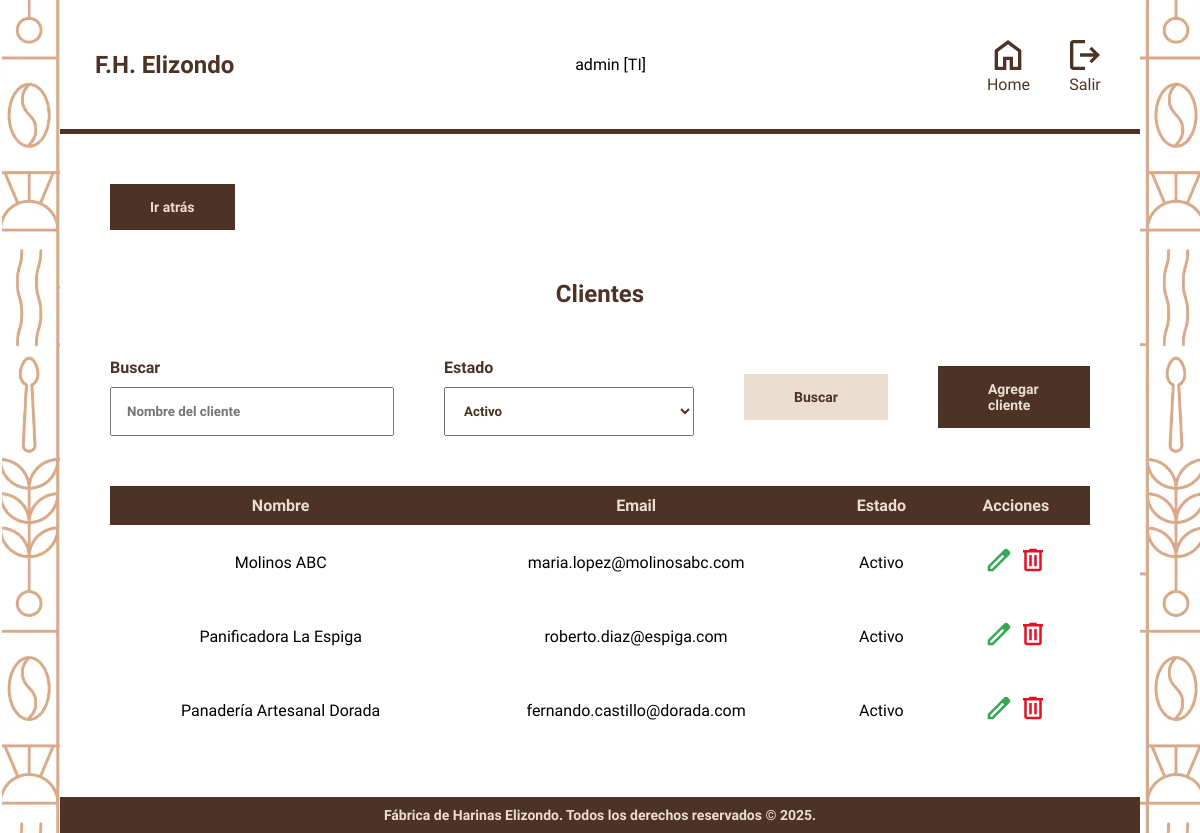
The page /modulos/clientes.php (signed in) on the database its author committed.
### tables this page shows
CREATE TABLE Clientes (
    id_cliente INT PRIMARY KEY AUTO_INCREMENT,
    req_certificado BOOLEAN DEFAULT TRUE,
    nombre VARCHAR(100) NOT NULL,
    rfc VARCHAR(13) UNIQUE NOT NULL,
    nombre_contacto VARCHAR(100),
    puesto_contacto VARCHAR(100),
    correo_contacto VARCHAR(100) UNIQUE NOT NULL,
    telefono_contacto VARCHAR(20) NOT NULL,
    direccion_fiscal TEXT,
    estado ENUM('Activo', 'Inactivo', 'Baja') NOT NULL DEFAULT 'Activo',
    tipo_equipo ENUM('Alveógrafo', 'Farinógrafo') NOT NULL,
    parametros ENUM('Internacionales', 'Personalizados'),
    causa_baja VARCHAR(255)
);

### modulos/clientes.php (the view, shortened to what this page needs)
<?php
include '../config/conn.php';
$estado = $_GET['estado'] ?? 'activo';
$sql = "SELECT id_cliente, nombre, correo_contacto, estado FROM Clientes WHERE estado = '$estado'";
$stmt = $pdo->prepare($sql);
$stmt->execute();
$clientes = $stmt->fetchAll(PDO::FETCH_ASSOC);
?>
<!DOCTYPE html>
<html lang="en">
<head>
    <link rel="stylesheet" href="../styles.css">
    <link rel="stylesheet" href="../css/menu.css">
</head>
<body>
    <main class="contenedor hoja">
        <?php include '../includes/header.php' ?>
        <div class="contenedor__modulo">
            <a href="../menu.php" class="atras">Ir atrás</a>
            <h2 class="heading">Clientes</h2>
            <div class="controles">
                <div class="buscador">
                    <h4 class="buscador__label">Buscar</h4>
                    <input type="text" class="buscador__input" id="searchBar" placeholder="Nombre del cliente">
                </div>
                <div class="ordenar">
                    <h4 class="ordenar__label">Estado</h4>
                    <select name="estado" id="ordenarPor" class="ordenar__select">
                        <option value="activo" <?php if ($estado == 'activo') echo 'selected'; ?>>Activo</option>
                    </select>
                </div>
                <h2 class="botones__buscar">Buscar</h2>
                <a href="clientesform.php" class="botones__crear">Agregar cliente</a>
            </div>
            <table class="tabla">
                <thead>
                    <tr class="tabla__encabezado">
                        <th>Nombre</th>
                        <th>Email</th>
                        <th>Estado</th>
                        <th>Acciones</th>
                    </tr>
                </thead>
                <tbody>
                    <?php foreach ($clientes as $cliente): ?>
                        <tr class="tabla__fila">
                            <td> <?php echo $cliente['nombre']; ?></td>
                            <td><?php echo $cliente['correo_contacto']; ?></td>
                            <td><?php echo $cliente['estado']; ?></td>
                            <td class="tabla__botones">
                                <a href="clientes_editar.php?id=<?php echo $cliente['id_cliente']; ?>">
                                    <img src="../img/edit.svg" alt="Editar" class="tabla__boton">
                                </a>
                                <a href="clientes/baja_cliente.php?id=<?php echo $cliente['id_cliente']; ?>"
                                    class="eliminar-cliente">
                                    <img src="../img/delete.svg" alt="Eliminar" class="tabla__boton">
                                </a>
                            </td>
                        </tr>
                    <?php endforeach; ?>
                </tbody>
            </table>
        </div>
        <?php include '../includes/footer.php' ?>
    </main>
</body>
</html>

### styles.css (style rules this page uses)
:root { --colorPrimario: #EBDED0; --blanco: #FFFFFF; --colorSecundario: #4c3325; --fuenteHeading: "Domine", serif; --fuenteBody: "Lexend", serif; }
.contenedor { max-width: 1200px; width: 90%; margin: 0 auto; }
html { box-sizing: border-box; }
* { margin: 0; padding: 0; }
a { text-decoration: none; color: var(--colorSecundario); }
img { max-width: 100%; }
body { background-image: url(img/bg-login.webp); font-family: var(--fuenteBody); }
h1, h2, h3, h4 { font-family: var(--fuenteHeading); font-weight: bold; color: var(--colorSecundario); }
.contenedor__modulo { padding: 50px; }
.heading { text-align: center; margin: 20px 0; }
.controles { display: flex; align-items: center; justify-content: center; gap: 50px; margin: 50px 0; }
.buscador__label, .ordenar__label { margin-bottom: 10px; }
.buscador__input, .ordenar__select { font-family: inherit; padding: 15px; min-width: 250px; color: var(--colorSecundario); font-weight: bold; }
.botones__buscar, .botones__crear { font-size: 14px; padding: 15px 50px; background-color: var(--colorSecundario); color: var(--colorPrimario); font-weight: bold; cursor: pointer; transition: 0.5s all; }
.botones__buscar { background-color: var(--colorPrimario); color: var(--colorSecundario); }
.tabla { width: 100%; border-collapse: collapse; }
.tabla__encabezado { background-color: var(--colorSecundario); color: var(--colorPrimario); }
.tabla__encabezado th { padding: 10px; }
.tabla__fila td { padding: 20px; text-align: center; vertical-align: middle; }
.tabla__boton { height: 30px; cursor: pointer; }
.atras { background-color: var(--colorSecundario); color: var(--colorPrimario); font-weight: bold; padding: 15px 40px; font-size: 14px; display: inline-block; margin-bottom: 30px; }

### css/menu.css (style rules this page uses)
:root { --colorPrimario: #EBDED0; --blanco: #FFFFFF; --colorSecundario: #4c3325; --fuenteHeading: "Domine", serif; --fuenteBody: "Lexend", serif; }
.hoja { background-color: var(--blanco); }

### rows shown on the page
clientes: nombre "Molinos ABC", correo_contacto "maria.lopez@molinosabc.com", estado "Activo"
clientes: nombre "Panificadora La Espiga", correo_contacto "roberto.diaz@espiga.com", estado "Activo"
clientes: nombre "Panadería Artesanal Dorada", correo_contacto "fernando.castillo@dorada.com", estado "Activo"

### other values the page prints
$_SESSION["username"] "admin"
$_SESSION["rol"] "TI"
